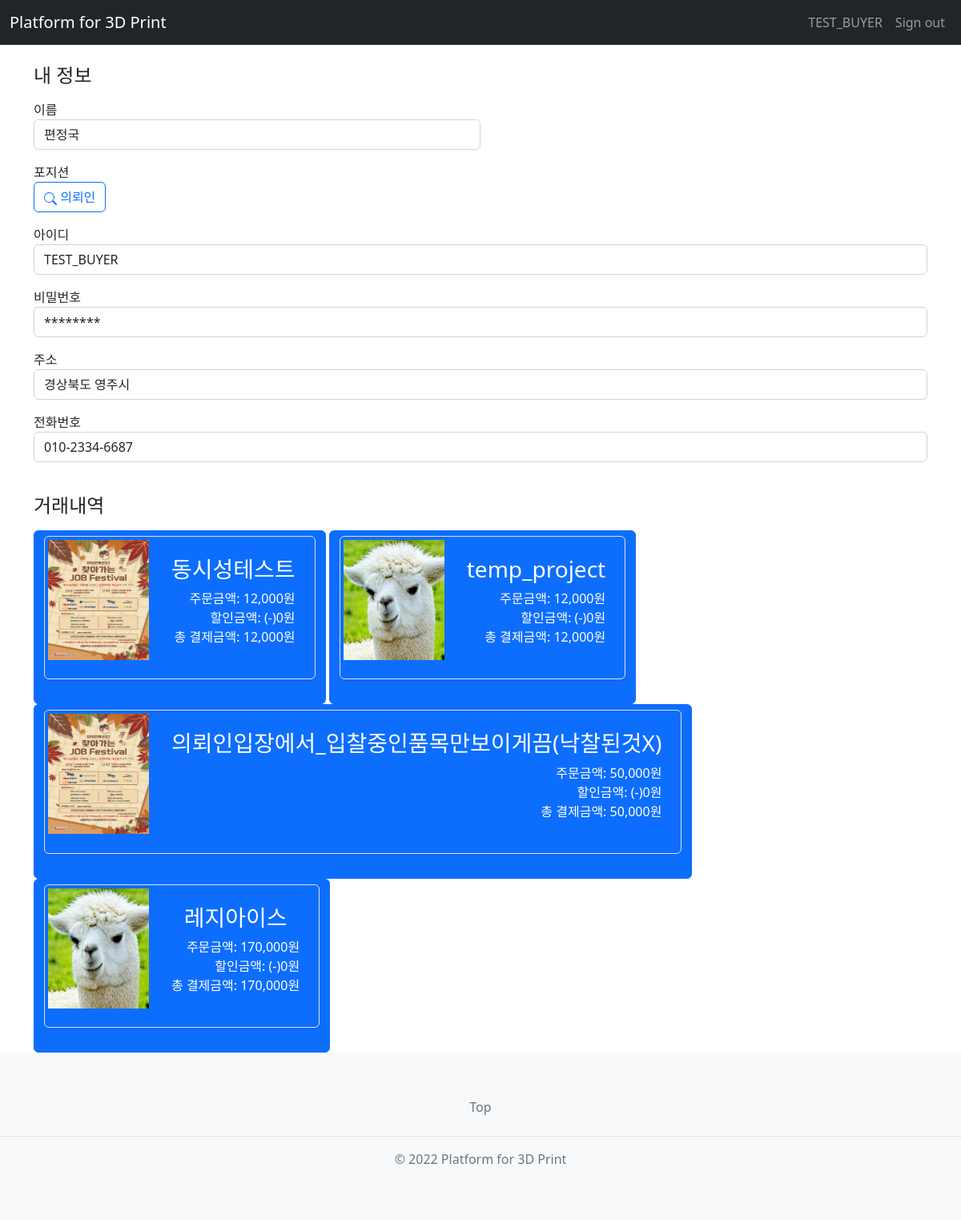
The page /common/mypage/ (signed in) on the database as committed earlier.
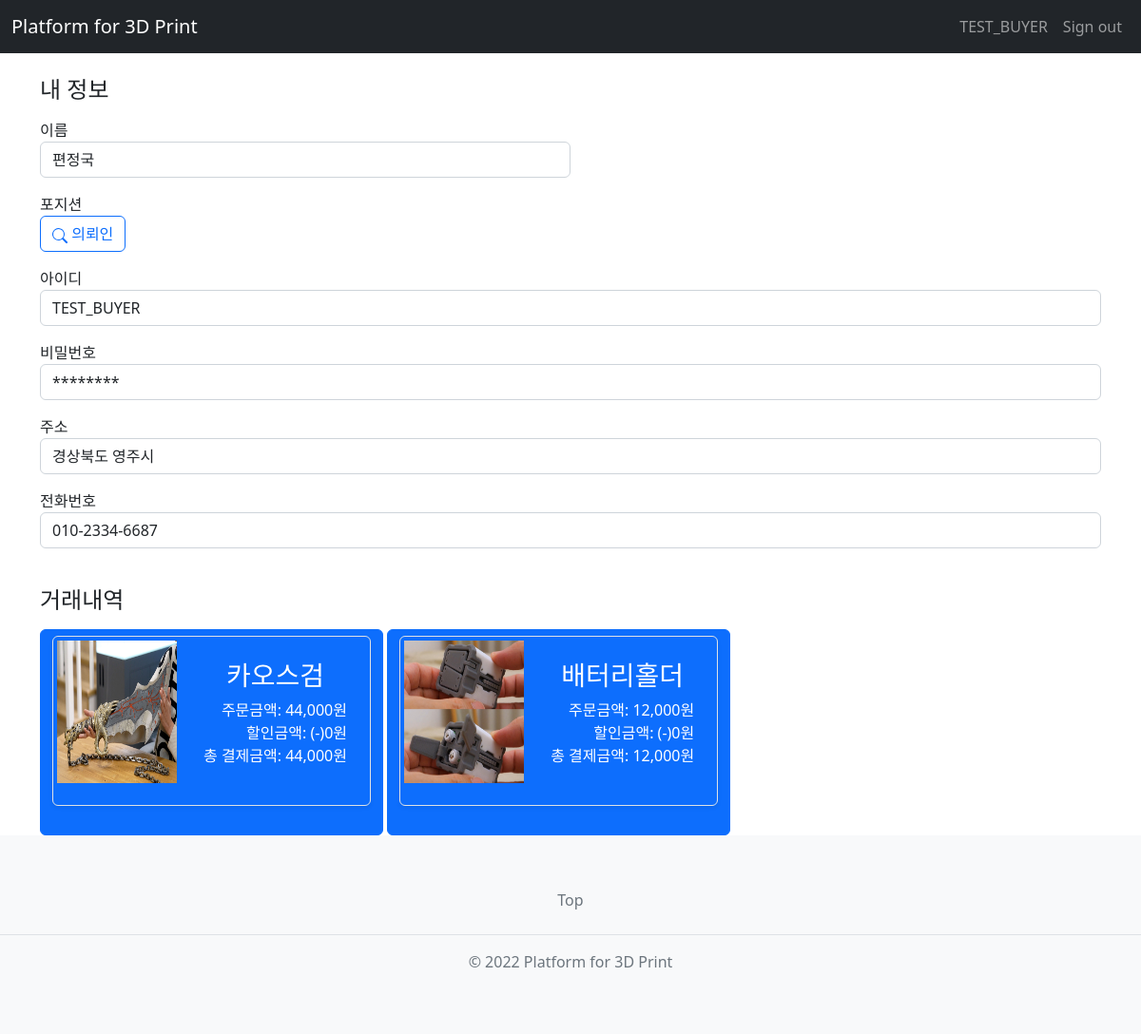
The same page on the database as committed later.
### trade/models.py (models this page shows)
class Trade(models.Model):
    trade_id = models.UUIDField(primary_key=True, default=uuid.uuid4, editable=False)
    estimate_id = models.OneToOneField(Estimate, on_delete=models.CASCADE)
    bid_id = models.OneToOneField(Bid, on_delete=models.CASCADE)
    success_date = models.DateTimeField()
    product_state = models.CharField(max_length= 20)

class Estimate(models.Model):
    estimate_id = models.UUIDField(primary_key=True, default=uuid.uuid4, editable=False)
    buyer_id = models.ForeignKey(User, on_delete=models.CASCADE)
    project_name = models.CharField(max_length=200)
    material = models.CharField(max_length=15)
    method = models.CharField(max_length=15)
    pieces = models.IntegerField()
    detail = models.TextField()
    drawing = models.FileField()
    reg_date = models.DateTimeField()
    canBid = models.BooleanField(default=True)

class Bid(models.Model):
    bid_id = models.UUIDField(primary_key=True, default=uuid.uuid4, editable=False)
    seller_id = models.ForeignKey(User, on_delete=models.CASCADE)
    estimate_id = models.ForeignKey(Estimate, on_delete=models.CASCADE)
    price = models.IntegerField()
    bid_date = models.DateTimeField()
    finished = models.BooleanField()

### common/views.py (the view)
# urls.py: path('mypage/', views.mypage, name='mypage')
def mypage(request):
    user = request.user
    if user.flag == "SELLER":
        equipment = Equipment.objects.get(pk=user.equipment_id1)
        method = equipment.method
        materials = equipment.material.split('/')
        bid_log = Bid.objects.filter(seller_id=user, finished=True)
        trade_log = Trade.objects.filter(bid_id__in=bid_log).order_by('-success_date')
    elif user.flag == "BUYER":
        method, materials = '', ''
        estimate_log = Estimate.objects.filter(buyer_id=user)
        trade_log = Trade.objects.filter(estimate_id__in=estimate_log).order_by('-success_date')
    return render(request, 'common/temp/마이페이지.html', {
                                                        'method': method,
                                                        'materials': materials,
                                                        'trade_log': trade_log,
                                                        })

### common/templatetags/userInfoConverter.py (called while the page is built)
@register.filter
@stringfilter
def convertPassword(value):
    value = "********"
    return value

@register.filter
@stringfilter
def char_DashFormatting(value):
    PHONE, TEL = 11, 10
    if len(value) == PHONE:
        return f"{value[:3]}-{value[3:7]}-{value[7:]}"
    elif len(value) == TEL:
        return f"{value[:3]}-{value[3:6]}-{value[6:]}"

### templates/common/temp/마이페이지.html (shortened to what this page needs)
{% extends 'base.html' %}
{% load userInfoConverter %}
{% load humanize %}
{% load static %}
{% block content %}
    <div class="container">
        <div class="input-form col-md-12 mx-auto"><br>
            <h4 class="mb-3">
                내 정보
            </h4>
            <form class="mypage-form" method="post" action="">
                <div class="col-md-6 mb-3">
                    <label for="first_name">이름</label>
                    <label type="text" class="form-control" name="first_name" id="first_name" value="" required> {{user.first_name}} </label>
                </div>
                <div class="col-md-6 mb-3">
                    <label for="position">포지션</label><br>
                    <div class="btn-group" role="group" aria-label="Basic checkbox toggle button group">
                        {% if user.flag == "BUYER" %}
                        <label class="btn btn-outline-primary" for="btncheck1">
                            의뢰인
                        </label>
                        {% endif %}
                    </div>
                </div>
                <div class="mb-3">
                    <label for="username">아이디</label>
                    <label type="text" class="form-control" name="username" id="username" value="" required> {{ user.username }} </label>
                </div>
                <div class="mb-3">
                    <label for="password1">비밀번호</label>
                    <label type="password" class="form-control" name="password" id="password" value="213" required>{{ user.password | convertPassword }} </label>
                </div>
                <div class="mb-3">
                    <label for="address">주소</label>
                    <label type="text" class="form-control" name="address" id="address" value=""required> {{ user.address }} </label>
                </div>
                <div class="mb-3">
                    <label for="TEL">전화번호</label>
                    <label type="text" class="form-control" name="TEL" id="TEL" value="" required> {{ user.TEL | char_DashFormatting}} </label>
                </div>
            </form>
        </div>
        <div class="input-form col-md-12 mx-auto"><br>
            <h4 class="mb-3"> 거래내역 </h4>
            <form class="trade_history-form" method="post" action="">
                {% if user.flag == "BUYER" %}
                    {% for trade in trade_log %}
                        <button type="button" class="btn btn-primary" onclick="location.href='{% url 'trade:buy_complete' trade.bid_id.bid_id %}'">
                            <div class="row">
                                <div class="col">
                                <div class="row g-0 border rounded overflow-hidden flex-md-row mb-4 shadow-sm h-md-250 position-relative">
                                    <div class="col-auto d-none d-lg-block" style="text-align: center;">
                                        <div class="row p-1">
                                            <img style="width: 150px; height: 150px"src="{{ trade.estimate_id.drawing.url }}" alt="도안 이미지">
                                        </div>
                                    </div>
                                    <div class="col p-4 d-flex flex-column position-static">
                                        <h3 class="mb">{{ trade.estimate_id.project_name }}</h3>
                                        <div style="color: white; text-align: right;" >
                                            <p>주문금액: {{ trade.bid_id.price | intcomma }}원<br>
                                                할인금액: (-)0원<br>
                                                총 결제금액: {{ trade.bid_id.price | intcomma}}원</p>
                                        </div>
                                    </div>
                                </div>
                                </div>
                            </div>
                        </button>
                    {% endfor %}
                {% endif %}
            </form>
        </div>
    </div>
{% endblock %}

Rows that differ between the two databases and show on the page:
removed Trade: estimate_id.drawing (picture), estimate_id.project_name "동시성테스트", bid_id.price "12,000"
removed Trade: estimate_id.drawing (picture), estimate_id.project_name "temp_project", bid_id.price "12,000"
removed Trade: estimate_id.drawing (picture), estimate_id.project_name "의뢰인입장에서_입찰중인품목만보이게끔(낙찰된것X)", bid_id.price "50,000"
removed Trade: estimate_id.drawing (picture), estimate_id.project_name "레지아이스", bid_id.price "170,000"
added Trade: estimate_id.drawing (picture), estimate_id.project_name "카오스검", bid_id.price "44,000"
added Trade: estimate_id.drawing (picture), estimate_id.project_name "배터리홀더", bid_id.price "12,000"
